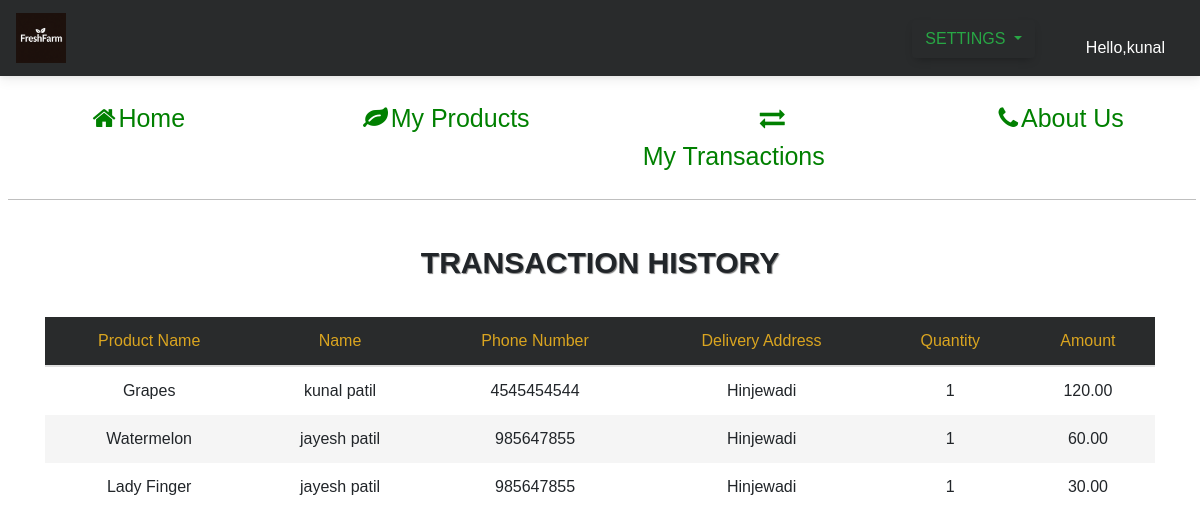
/?transactions (signed in), run on the app's committed database.
### tables this page shows
CREATE TABLE `orders` (
  `order_id` int(11) NOT NULL,
  `product_id` int(11) NOT NULL,
  `quantity` int(11) NOT NULL,
  `customer_id` int(11) NOT NULL,
  `order_date` datetime NOT NULL,
  `pick_up_location` text NOT NULL,
  `status` enum('Pending','Completed','Cancelled') DEFAULT 'Pending',
  `payment` varchar(120) NOT NULL,
  `total_price` decimal(10,2) NOT NULL
);

CREATE TABLE `products` (
  `product_id` int(11) NOT NULL,
  `farmer_id` int(11) NOT NULL,
  `category_id` int(11) NOT NULL,
  `name` varchar(100) NOT NULL,
  `description` text DEFAULT NULL,
  `price` decimal(10,2) NOT NULL,
  `quantity` int(11) NOT NULL,
  `photo_url` varchar(255) DEFAULT NULL,
  `product_expiry` date DEFAULT NULL,
  `product_type` varchar(40) NOT NULL
);

CREATE TABLE `users` (
  `user_id` int(11) NOT NULL,
  `first_name` varchar(100) NOT NULL,
  `last_name` varchar(20) NOT NULL,
  `address` text NOT NULL,
  `gender` enum('Male','Female','Other') NOT NULL DEFAULT 'Other',
  `user_type` enum('Farmer','Customer') NOT NULL,
  `phone_number` varchar(15) NOT NULL,
  `email` varchar(100) NOT NULL,
  `username` varchar(20) NOT NULL,
  `password` varchar(255) NOT NULL,
  `created_at` timestamp NOT NULL DEFAULT current_timestamp(),
  `updated_at` timestamp NULL DEFAULT NULL ON UPDATE current_timestamp()
);

### assets/php/functions.php (called while the page is built, shortened)
<?php
$db = mysqli_connect(DB_HOST,DB_USER,DB_PASS,DB_NAME) or die("database is not connected");
function showPageFarmer($page,$data=""){
    include("assets/pages/Farmer/$page.php");
}
           ?>
           <?php
    function getOrders($farmer_id){
        global $db;
        $query = "SELECT p.name, u.first_name, u.last_name, u.phone_number, o.pick_up_location as address , o.quantity, o.total_price as price
                    FROM  orders o JOIN users u ON o.customer_id = u.user_id
                    JOIN products p ON o.product_id = p.product_id
                    WHERE p.farmer_id = $farmer_id";
        $run = mysqli_query($db,$query);
        $orders = [];
        while ($row = mysqli_fetch_assoc($run)) {
            $orders[] = $row;
        }
        return $orders;
    }

### assets/pages/Farmer/Transactions.php (the view)
<br>
<div style="display:block;">
     <div class=content_item><label style="font-size :30px; text-shadow: 1px 1px 1px gray;"><b>TRANSACTION HISTORY</b></label></div>
          <br>
     </div>
     <div class="container">
          <table class="table">
               <thead>
                         <th>Product Name</th>
                         <th>Name</th>
                         <th>Phone Number</th>
                         <th>Delivery Address</th>
                         <th>Quantity</th>
                         <th>Amount</th>
               </thead>
               <tbody>
                    <?php
                        $orders=getOrders($_SESSION['userdata']['user_id']);
                        if (count($orders) > 0) {
                         foreach ($orders as $order) {
                             $product_name=$order['name'];
                             $buyer_name=$order['first_name'] . " " . $order['last_name'];
                             $phone=$order['phone_number'];
                             $address=$order['address'];
                             $qty=$order['quantity'];
                             $totals=$order['price'];
                    ?>
                    <tr>
                         <td data-label="Product Name"><?php echo $product_name; ?></td>
                         <td data-label="Name"><?php echo $buyer_name; ?></td>
                         <td data-label="Phone Number"><?php echo $phone; ?></td>
                         <td data-label="Address"><?php echo $address; ?></td>
                         <td data-label="Quantity"><?php echo $qty; ?></td>
                         <td data-label="Price"><?php echo $totals; ?></td>
                    </tr>
                    <?php
                         }
                         } else {
                             echo "No orders found for this farmer.<br>";
                    }
                    ?>
               </tbody>
          </table>
     </div>
</div> <br> <br>

### assets/pages/Farmer/header.php (style rules this page uses)
* { margin: 0; padding: 0; box-sizing: border-box; }
body { margin: 0; padding: 0px; font-family: sans-serif; background-size: cover; background-position: center; }
.content_item { text-align: center; justify-content: center; }
.table { width: 100%; border-collapse: collapse; }
.table td, .table th { padding: 12px 15px; border: 0px solid #ddd; text-align: center; font-size: 16px; }
.table th { background-color: #292b2c; color: goldenrod; }
.table tbody tr:nth-child(even) { background-color: #f5f5f5; }

### data on the page
orders: product.name "Grapes", customer.last_name "kunal patil", customer.phone_number "4545454544", pick_up_location "Hinjewadi", quantity "1", total_price "120.00"
orders: product.name "Watermelon", customer.last_name "jayesh patil", customer.phone_number "985647855", pick_up_location "Hinjewadi", quantity "1", total_price "60.00"
orders: product.name "Lady Finger", customer.last_name "jayesh patil", customer.phone_number "985647855", pick_up_location "Hinjewadi", quantity "1", total_price "30.00"

### other printed values
$_SESSION['userdata']['first_name'] "kunal"
